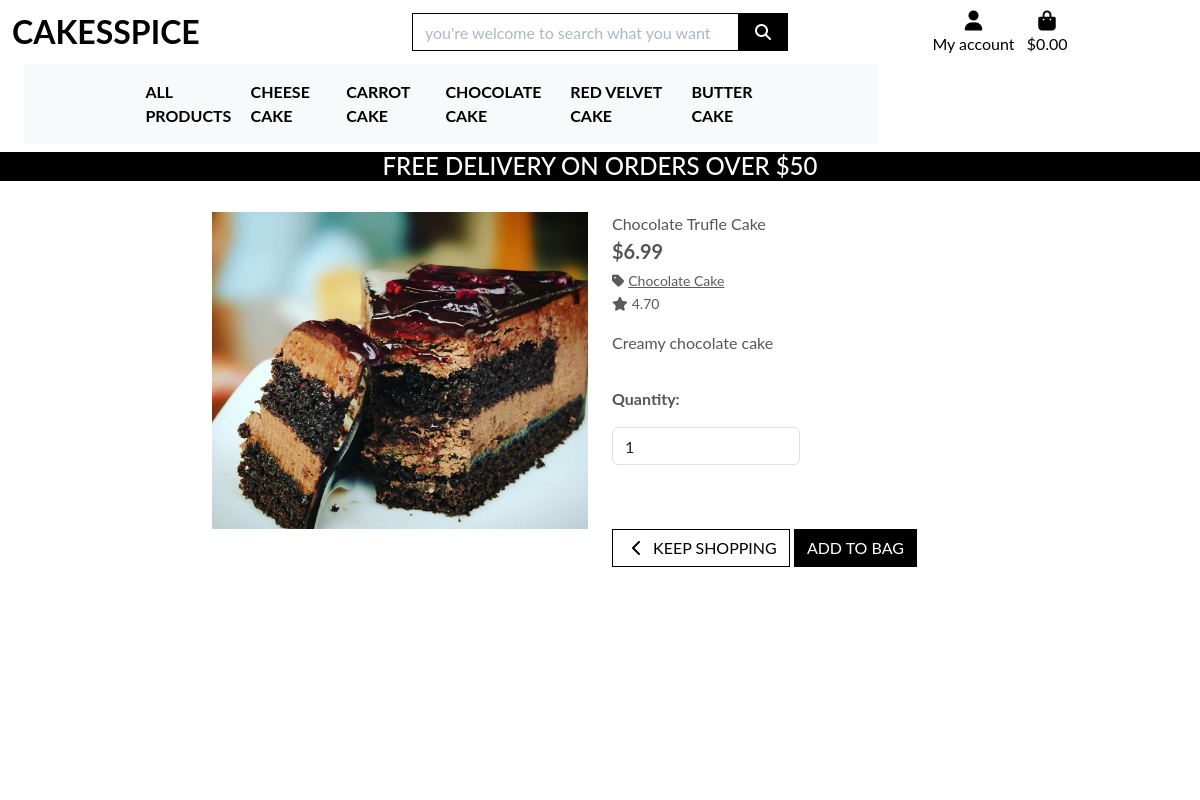
The page /products/9 on the database its author committed.
### products/models.py (models this page shows, shortened)
class Product(models.Model):
    name = models.CharField(max_length=500)
    price = models.DecimalField(max_digits=10, decimal_places=2)
    description = models.TextField(default=now)
    category = models.ForeignKey('Category', on_delete=models.CASCADE, default=1)
    rating = models.DecimalField(max_digits=6, decimal_places=2, null=False, default=0.0)
    imageUrl = models.URLField(null=True, blank=True)
    image = models.ImageField(upload_to='products/', null=True, blank=True)

class Category(models.Model):
    class Meta:
        verbose_name_plural = 'Categories'
    name = models.CharField(max_length=500)
    description = models.TextField(default=now)
    created_at = models.DateTimeField(default=now)

### products/views.py (the view)
# urls.py: path('<item_id>', views.product_details, name='product_detail'),
def product_details(request, item_id):
    product = get_object_or_404(Product, id=item_id)
    context = {
        'product': product,
        'item_id': item_id,
    }
    return render(request, 'products/product_details.html', context)

### bag/context.py (called while the page is built, shortened)
def bag_contents(request):
    bag_items = []
    total = 0
    product_count = 0
    bag = request.session.get('bag', {})
    if not bag:
        return {
            'bag_items': bag_items,
            'total': total,
            'product_count': product_count,
            'delivery': 0,
            'free_delivery_delta': 0,
            'free_delivery_threshold': 0,
            'grand_total': 0
        }

### products/templates/products/product_details.html (shortened to what this page needs)
{% extends "base.html" %}
{% load static %}
{% block page_header %}
    <div class="container header-container">
    </div>
{% endblock %}
{% block content %}
    <div class="overlay"></div>
    <div class="container-fluid">
        <div class="row">
            <div class="col-12 col-md-6 col-lg-4 offset-lg-2">
                <div class="image-container my-5">
                    {% if product.image %}
                        <a href="{{ product.image.url }}" target="_blank">
                            <img class="card-img-top img-fluid" src="{{ product.image.url}}" alt="{{ product.name }}">
                        </a>
                        {% else %}
                        <a href="">
                            <img class="card-img-top img-fluid" src="{{ MEDIA_URL}}noimage.png" alt="{{ product.name }}">
                        </a>
                    {% endif %}
                </div>
            </div>
            <div class="col-12 col-md-6 col-lg-4">
                <div class="product-details-container mb-5 mt-md-5">
                    <p class="mb-0">{{ product.name }}</p>
                    <p class="lead mb-0 text-left font-weight-bold">${{ product.price }}</p>
                    {% if product.category %}
                    <p class="small mt-1 mb-0">
                        <a class="text-muted" href="{% url 'products' %}?category={{ product.category.name }}">
                            <i class="fas fa-tag mr-1"></i>{{product.category.name}}
                        </a>
                    </p>
                    {% endif %}
                    {% if product.rating %}
                        <small class="text-muted"><i class="fas fa-star mr-1"></i>{{ product.rating}}</small>
                    {% else %}
                        <small class="text-muted"> No Rating</small>
                    {% endif %}
                    <p class="mt-3">{{ product.description}}</p>
                    <form class="form" action="{% url 'add_to_bag' product.id %}" method="POST">
                        <div class="form-row">
                            <div class="col-12">
                                <p class="mt-3"><strong>Quantity:</strong></p>
                                <div class="form-group w-50">
                                    <div class="input-group">
                                        <input class="form-control qty-input" type="number" name="quantity" value="1" min="1" max="99" data-item_id="{{ product.id }}" id="id_qty_{{product.id}}">
                                    </div>
                                </div>
                            </div>
                            <div class="col-12">
                                <a href="{% url 'products' %}" class="btn btn-outline-black rounded-0 mt-5">
                                    <span class="icon">
                                        <i class="fas fa-chevron-left"></i>
                                    </span>
                                    <span class="text-uppercase">Keep Shopping</span>
                                </a>
                                <input type="submit" class="btn btn-black rounded-0 text-uppercase mt-5" value="Add to Bag">
                            </div>
                        </div>
                    </form>
                </div>
            </div>
        </div>
    </div>
{% endblock %}

### static/css/base.css (style rules this page uses)
html { height: 100%; }
body { background: url('/media/homepage_background_cropped.jpg') no-repeat center center fixed; background-size: cover; height: calc(100vh - 164px); color: #555; font-family: 'Lato'; }
.icon { align-items: center; display: inline-flex; justify-content: center; height: 1.5rem; width: 1.5rem; }
.btn-black { background: black; color: white; }
.btn-outline-black { background: white; color: black !important; border: 1px solid black; }
.overlay { height: 100%; width: 100%; top: 0; left: 0; position: fixed; background: white; z-index: -1; }
@media (min-width: 1200px) { .container { max-width: 80%; } }
@media (min-width: 992px) { .header-container { padding-top: 164px; } }

### rows shown on the page
Product: image (picture), name "Chocolate Trufle Cake", price "6.99", category.name "Chocolate Cake", rating "4.70", description "Creamy chocolate cake"

### other values the page prints
{{ free_delivery_threshold }} "0"
